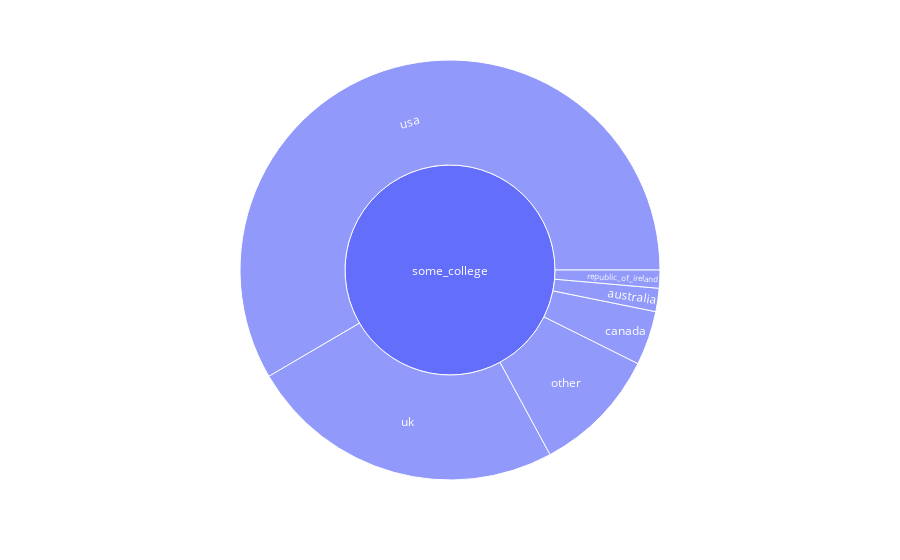

The notebook cell this image was saved under:
### Markdown cell above
## Education and Country Distribution

### Code cell
fig_sunburst = px.sunburst(df, path=['Education', 'Country'])
fig_sunburst.show()

### Figure 1 — Plotly figure (JSON) as saved in the notebook; plotly's stock layout.template omitted (floating-point values rounded to 4 significant figures)
{"data": [{"branchvalues": "total", "domain": {"x": [0, 1], "y": [0, 1]}, "hovertemplate": "labels=%{label}<br>count=%{value}<br>parent=%{parent}<br>id=%{id}<extra></extra>", "ids": ["at_16/australia", "at_17/australia", "at_18/australia", "before_16/australia", "diploma/australia", "doctorate_degree/australia", "masters_degree/australia", "some_college/australia", "university_degree/australia", "at_16/canada", "at_17/canada", "at_18/canada", "diploma/canada", "doctorate_degree/canada", "masters_degree/canada", "some_college/canada", "university_degree/canada", "at_16/new_zealand", "before_16/new_zealand", "masters_degree/new_zealand", "university_degree/new_zealand", "at_16/other", "at_18/other", "diploma/other", "doctorate_degree/other", "masters_degree/other", "some_college/other", "university_degree/other", "at_18/republic_of_ireland", "before_16/republic_of_ireland", "diploma/republic_of_ireland", "doctorate_degree/republic_of_ireland", "masters_degree/republic_of_ireland", "some_college/republic_of_ireland", "at_16/uk", "at_17/uk", "at_18/uk", "before_16/uk", "diploma/uk", "doctorate_degree/uk", "masters_degree/uk", "some_college/uk", "university_degree/uk", "at_16/usa", "at_17/usa", "at_18/usa", "before_16/usa", "diploma/usa", "doctorate_degree/usa", "masters_degree/usa", "some_college/usa", "university_degree/usa", "at_16", "at_17", "at_18", "before_16", "diploma", "doctorate_degree", "masters_degree", "some_college", "university_degree"], "labels": ["australia", "australia", "australia", "australia", "australia", "australia", "australia", "australia", "australia", "canada", "canada", "canada", "canada", "canada", "canada", "canada", "canada", "new_zealand", "new_zealand", "new_zealand", "new_zealand", "other", "other", "other", "other", "other", "other", "other", "republic_of_ireland", "republic_of_ireland", "republic_of_ireland", "republic_of_ireland", "republic_of_ireland", "republic_of_ireland", "uk", "uk", "uk", "uk", "uk", "uk", "uk", "uk", "uk", "usa", "usa", "usa", "usa", "usa", "usa", "usa", "usa", "usa", "at_16", "at_17", "at_18", "before_16", "diploma", "doctorate_degree", "masters_degree", "some_college", "university_degree"], "level": "some_college", "name": "", "parents": ["at_16", "at_17", "at_18", "before_16", "diploma", "doctorate_degree", "masters_degree", "some_college", "university_degree", "at_16", "at_17", "at_18", "diploma", "doctorate_degree", "masters_degree", "some_college", "university_degree", "at_16", "before_16", "masters_degree", "university_degree", "at_16", "at_18", "diploma", "doctorate_degree", "masters_degree", "some_college", "university_degree", "at_18", "before_16", "diploma", "doctorate_degree", "masters_degree", "some_college", "at_16", "at_17", "at_18", "before_16", "diploma", "doctorate_degree", "masters_degree", "some_college", "university_degree", "at_16", "at_17", "at_18", "before_16", "diploma", "doctorate_degree", "masters_degree", "some_college", "university_degree", "", "", "", "", "", "", "", "", ""], "type": "sunburst", "values": [3, 4, 3, 2, 6, 3, 2, 9, 20, 4, 3, 13, 26, 2, 2, 21, 16, 1, 1, 2, 1, 5, 10, 14, 4, 20, 49, 16, 4, 1, 5, 1, 2, 7, 76, 13, 35, 18, 178, 66, 217, 123, 318, 9, 9, 34, 6, 41, 13, 38, 294, 107, 98, 29, 99, 28, 270, 89, 283, 503, 478]}], "layout": {"autosize": true, "legend": {"tracegroupgap": 0}, "margin": {"t": 60}}}
